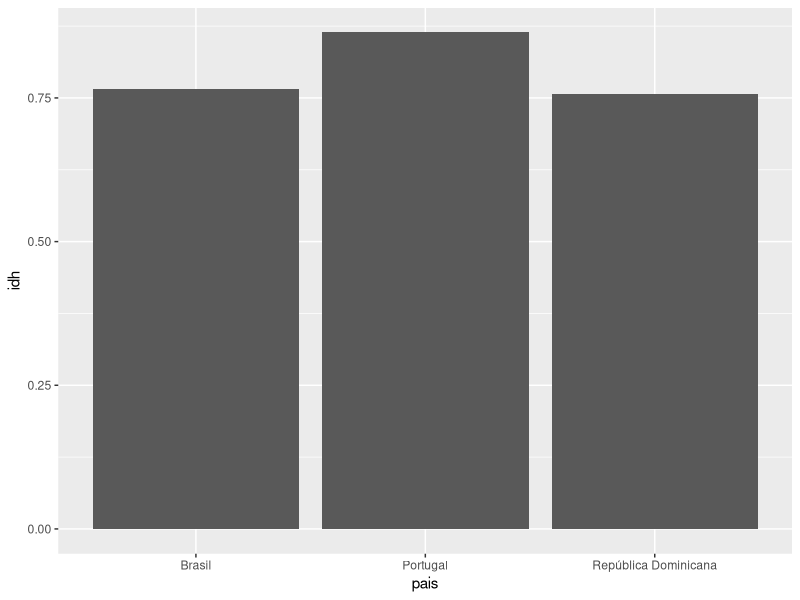
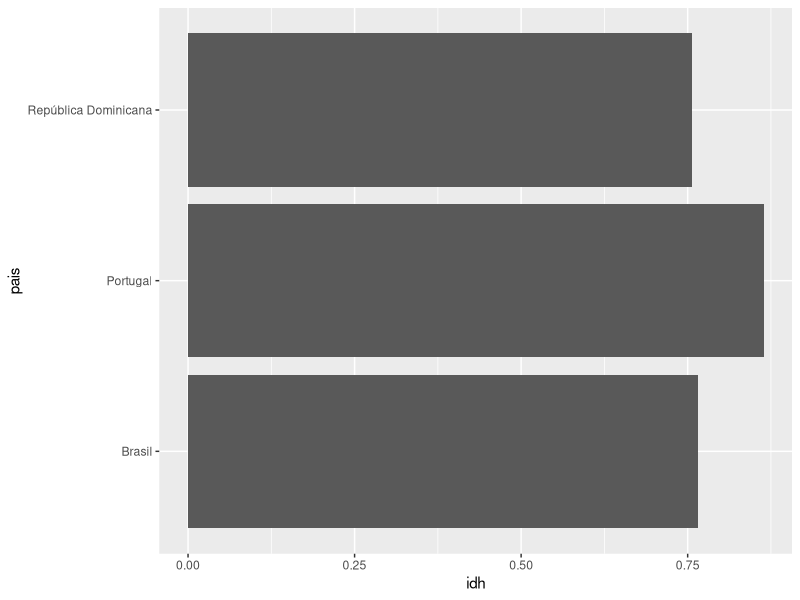
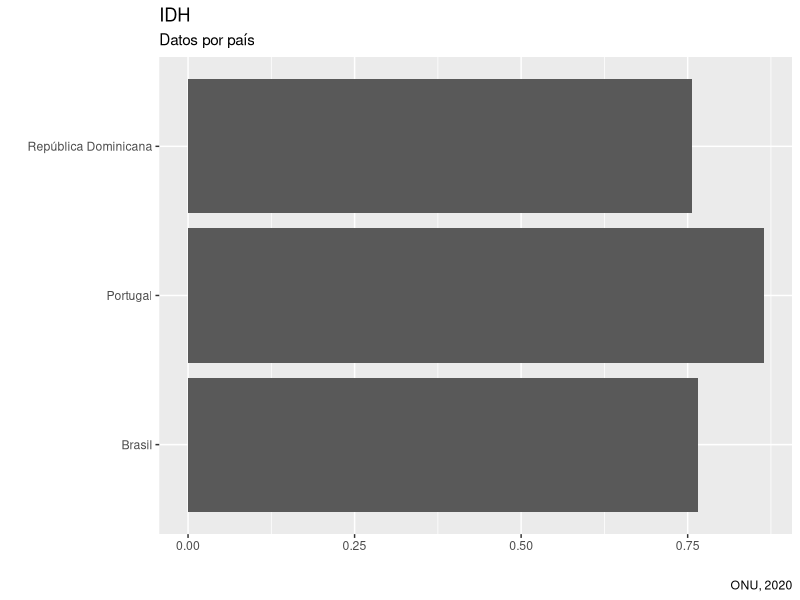
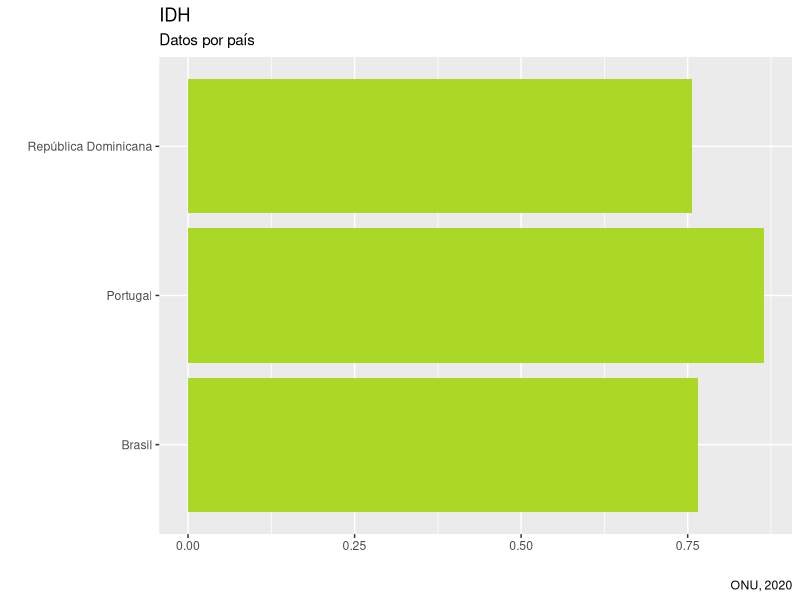
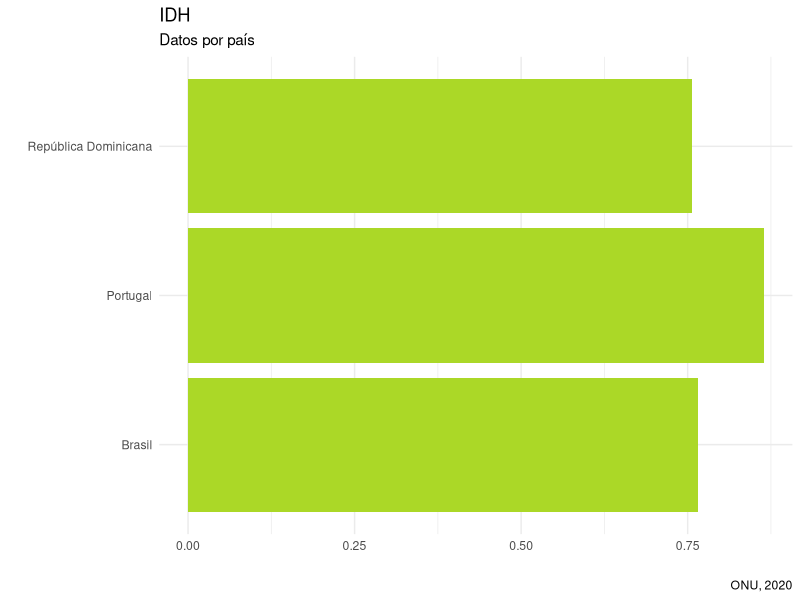

Recreate these plots in R, in order.
library(tidyverse)
library(RColorBrewer)

idh <- tribble(
  ~pais, ~idh,
  "República Dominicana", 0.756,
  "Brasil", 0.765,
  "Portugal", 0.864
)


simple <- ggplot(idh, aes(x = pais, y = idh)) +
  geom_col()

girado <- ggplot(idh, aes(x = pais, y = idh)) +
  geom_col() +
  coord_flip()

etiquetas <- ggplot(idh, aes(x = pais, y = idh)) +
  geom_col() +
  coord_flip() +
  labs(title = "IDH",
       subtitle = "Datos por país",
       x = "",
       y = "",
       caption = "ONU, 2020")

colores <- ggplot(idh, aes(x = pais, y = idh)) +
  geom_col(fill = "#abd827") +
  coord_flip() +
  labs(title = "IDH",
       subtitle = "Datos por país",
       x = "",
       y = "",
       caption = "ONU, 2020") 

tema <- ggplot(idh, aes(x = pais, y = idh)) +
  geom_col(fill = "#abd827") +
  coord_flip() +
  labs(title = "IDH",
       subtitle = "Datos por país",
       x = "",
       y = "",
       caption = "ONU, 2020") +
  theme_minimal()


ggsave("simple.png",
       simple, 
       width = 800,
       height = 700,
       units = "px")

ggsave("girado.png",
       girado, 
       width = 800,
       height = 700,
       units = "px")

ggsave("etiquetas.png",
       etiquetas, 
       width = 800,
       height = 700,
       units = "px")

ggsave("colores.png",
       colores, 
       width = 800,
       height = 700,
       units = "px")

ggsave("tema.png",
       tema, 
       width = 800,
       height = 700,
       units = "px")

  
  
   